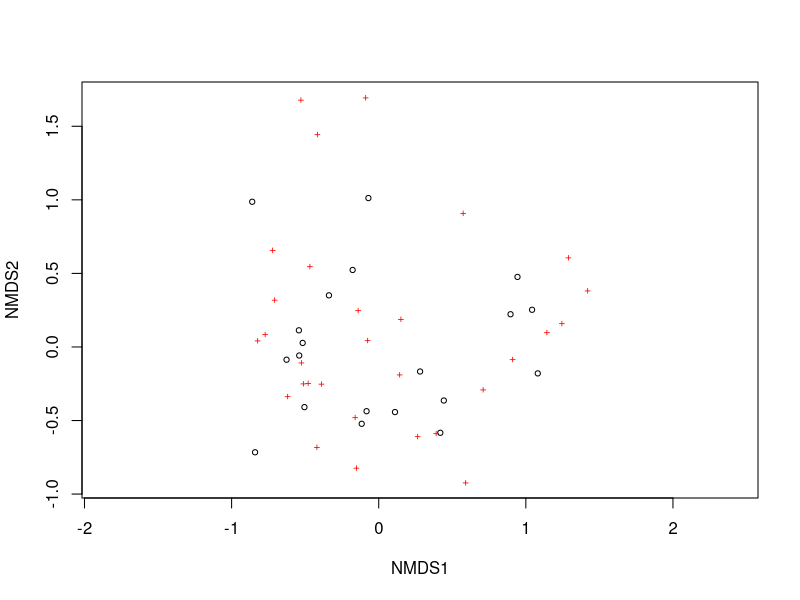
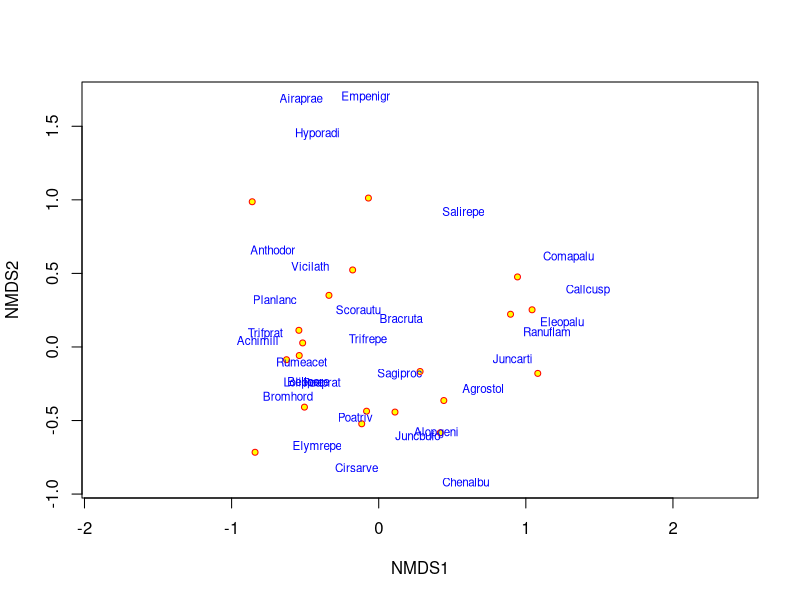
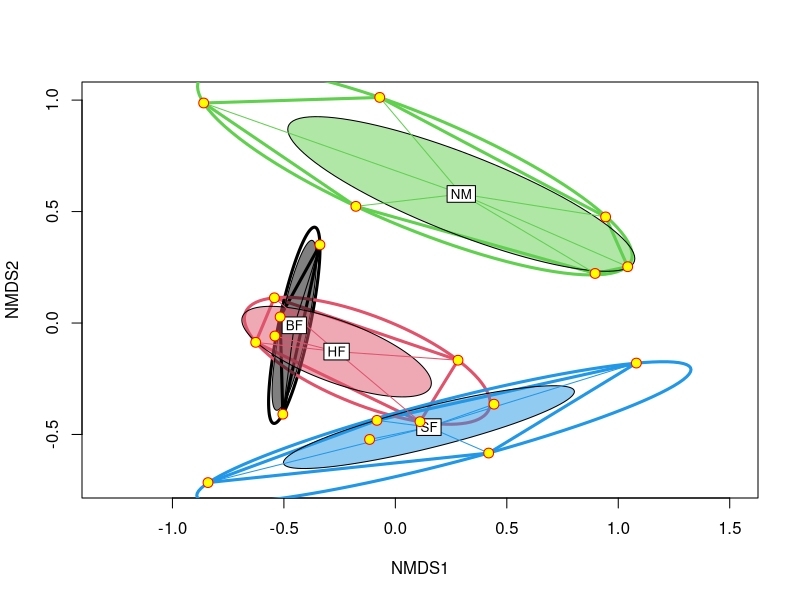
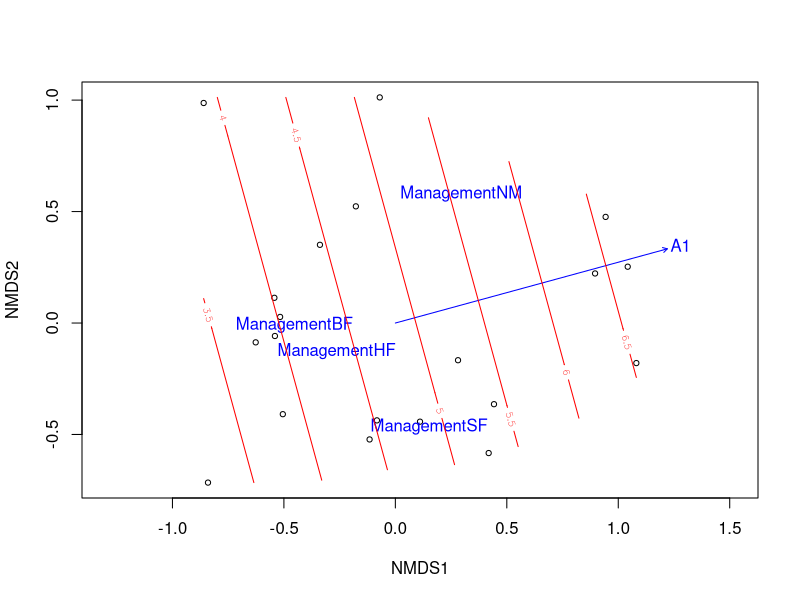
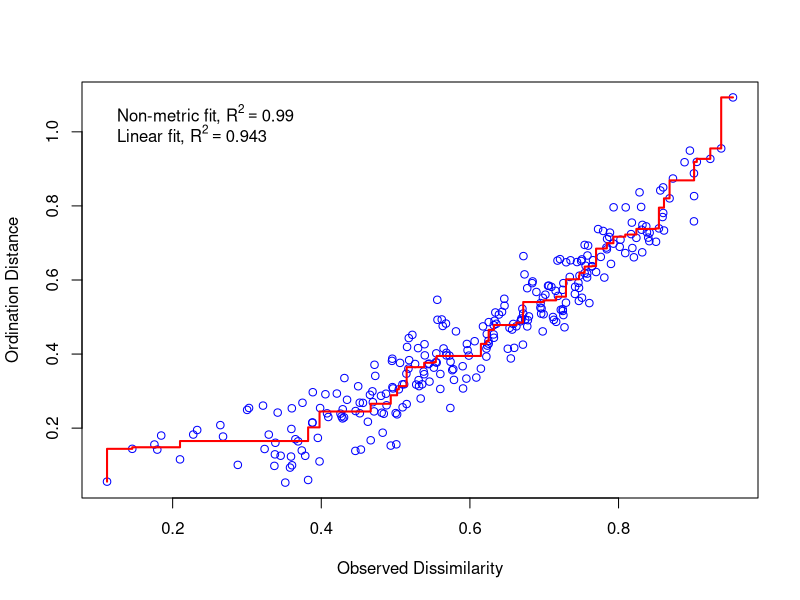
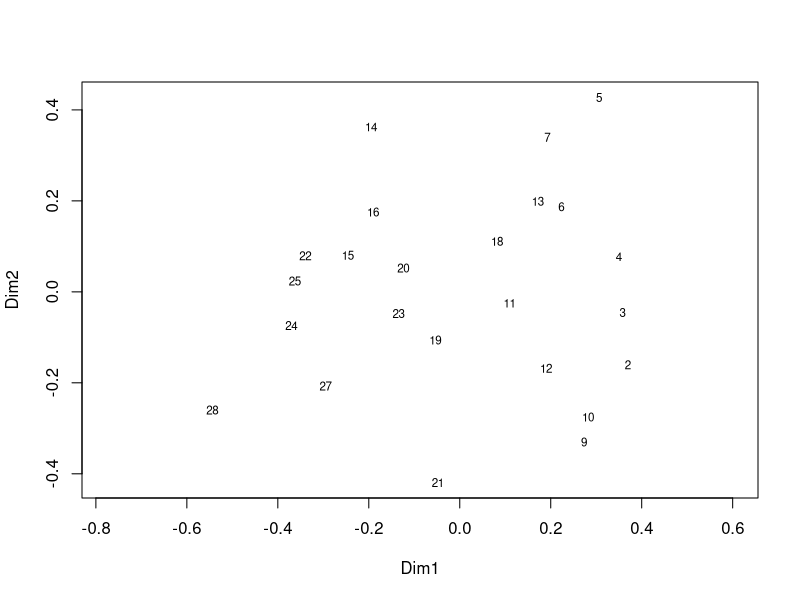
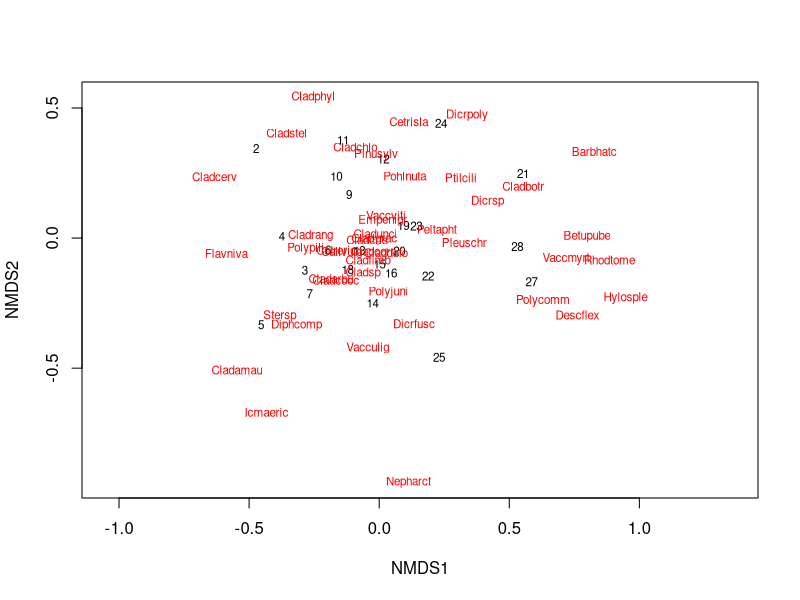

Here is the R script that generated these plots, in order:
## ---- chunk 1
knitr::opts_chunk$set(echo = TRUE)
library(vegan)
library(MASS)
## ---- chunk 2

data(dune)
ord <- metaMDS(dune)
ord
plot(ord)

plot(ord, type = "n")
  points(ord, display = "sites", cex = 0.8, pch=21, col="red", bg="yellow")
  text(ord, display = "spec", cex=0.7, col="blue")
  
data(dune.env)
  attach(dune.env)
  plot(ord, disp="sites", type="n")
  ordihull(ord, Management, col=1:4, lwd=3)
  ordiellipse(ord, Management, col=1:4, kind = "ehull", lwd=3)
  ordiellipse(ord, Management, col=1:4, draw="polygon")
  ordispider(ord, Management, col=1:4, label = TRUE)
  points(ord, disp="sites", pch=21, col="red", bg="yellow", cex=1.3)
  
ord.fit <- envfit(ord ~ A1 + Management, data=dune.env, perm=999)
  ord.fit
  
plot(ord, dis="site")
  plot(ord.fit)
ordisurf(ord, A1, add=TRUE)
## ---- chunk 3
data(varespec)
  vare.dis <- vegdist(varespec)
  vare.mds0 <- isoMDS(vare.dis)
stressplot(vare.mds0, vare.dis)
ordiplot(vare.mds0, type = "t")

vare.mds <- metaMDS(varespec, trace = FALSE)
  vare.mds
  plot(vare.mds, type = "t")




